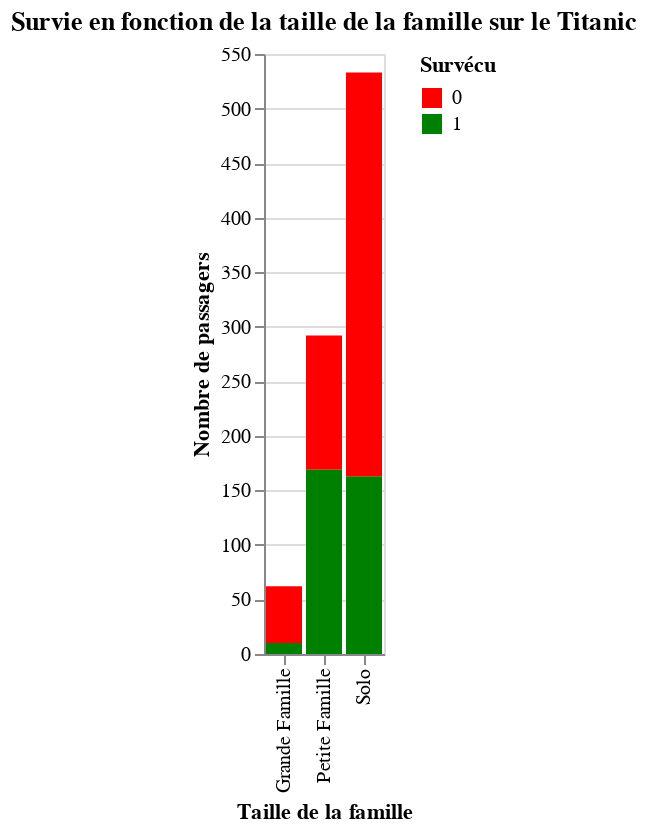

Notebook code cell kept with this figure:
### Code cell
def categorize_family_size(size):
    if size == 1:
        return 'Solo'
    elif size <= 4:
        return 'Petite Famille'
    else:
        return 'Grande Famille'

df['FamilyType'] = df['FamilySize'].apply(categorize_family_size)

# Création du graphique
chart = alt.Chart(df).mark_bar().encode(
    x=alt.X('FamilyType:O', title='Taille de la famille'),
    y=alt.Y('count()', title='Nombre de passagers'),
    color=alt.Color('Survived:N', title='Survécu', scale=alt.Scale(domain=[0, 1], range=['red', 'green'])),
    tooltip=[alt.Tooltip('count()', title='Nombre de passagers'), 'FamilyType', 'Survived']
).properties(
    title='Survie en fonction de la taille de la famille sur le Titanic'
)

chart.display()

### Figure 1 — Vega-Lite specification as saved in the notebook (floating-point values rounded to 4 significant figures; data arrays with more than 128 entries replaced by an {"elided": "..."} marker saying what was removed)
{"config": {"view": {"continuousWidth": 300, "continuousHeight": 300}}, "data": {"name": "data-eb5a5e34112cdd17cd086afd428d9d08"}, "mark": {"type": "bar"}, "encoding": {"color": {"field": "Survived", "scale": {"domain": [0, 1], "range": ["red", "green"]}, "title": "Survécu", "type": "nominal"}, "tooltip": [{"aggregate": "count", "title": "Nombre de passagers", "type": "quantitative"}, {"field": "FamilyType", "type": "nominal"}, {"field": "Survived", "type": "quantitative"}], "x": {"field": "FamilyType", "title": "Taille de la famille", "type": "ordinal"}, "y": {"aggregate": "count", "title": "Nombre de passagers", "type": "quantitative"}}, "title": "Survie en fonction de la taille de la famille sur le Titanic", "$schema": "https://vega.github.io/schema/vega-lite/v5.16.3.json", "datasets": {"data-eb5a5e34112cdd17cd086afd428d9d08": {"elided": "887 records"}}}
